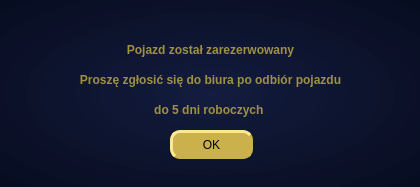
<?xml version="1.0" encoding="UTF-8"?>
<ui version="4.0">
 <class>Zarezerwowany</class>
 <widget class="QDialog" name="Zarezerwowany">
  <property name="geometry">
   <rect>
    <x>0</x>
    <y>0</y>
    <width>420</width>
    <height>187</height>
   </rect>
  </property>
  <property name="windowTitle">
   <string>Dialog</string>
  </property>
  <property name="styleSheet">
   <string notr="true">QDialog {
	background-color: qradialgradient(spread:reflect, cx:0.5, cy:0.5, radius:1.749, fx:0.5, fy:0.5, stop:0 rgba(5, 15, 52, 194), stop:0.98 rgba(0, 0, 0, 255), stop:1 rgba(0, 0, 0, 0));
}

QLabel {
	background-color: none;
	font: 700 9pt;
	color: rgb(159, 144, 69);
}
QPushButton {
	background-color: rgb(203, 177, 75);
	border: 3px outset rgb(203, 177, 75);
	border-radius: 10px;
	font: 700 8.5pt;
}
QPushButton:hover {
	background-color: rgb(137, 163, 89);
	border-color: rgb(137, 163, 89);
}
QPushButton:pressed {
	border: 3px inset rgb(137, 163, 89);
}</string>
  </property>
  <widget class="QLabel" name="label_2">
   <property name="geometry">
    <rect>
     <x>40</x>
     <y>70</y>
     <width>341</width>
     <height>20</height>
    </rect>
   </property>
   <property name="font">
    <font>
     <pointsize>9</pointsize>
     <weight>87</weight>
     <italic>false</italic>
     <bold>true</bold>
    </font>
   </property>
   <property name="text">
    <string>Proszę zgłosić się do biura po odbiór pojazdu</string>
   </property>
   <property name="alignment">
    <set>Qt::AlignCenter</set>
   </property>
  </widget>
  <widget class="QLabel" name="label_3">
   <property name="geometry">
    <rect>
     <x>130</x>
     <y>100</y>
     <width>161</width>
     <height>20</height>
    </rect>
   </property>
   <property name="font">
    <font>
     <pointsize>9</pointsize>
     <weight>87</weight>
     <italic>false</italic>
     <bold>true</bold>
    </font>
   </property>
   <property name="text">
    <string>do 5 dni roboczych </string>
   </property>
   <property name="alignment">
    <set>Qt::AlignCenter</set>
   </property>
  </widget>
  <widget class="QLabel" name="label">
   <property name="geometry">
    <rect>
     <x>100</x>
     <y>40</y>
     <width>221</width>
     <height>20</height>
    </rect>
   </property>
   <property name="font">
    <font>
     <pointsize>9</pointsize>
     <weight>87</weight>
     <italic>false</italic>
     <bold>true</bold>
    </font>
   </property>
   <property name="text">
    <string>Pojazd został zarezerwowany</string>
   </property>
   <property name="alignment">
    <set>Qt::AlignCenter</set>
   </property>
  </widget>
  <widget class="QPushButton" name="pushButton">
   <property name="geometry">
    <rect>
     <x>170</x>
     <y>130</y>
     <width>83</width>
     <height>29</height>
    </rect>
   </property>
   <property name="text">
    <string>OK</string>
   </property>
  </widget>
 </widget>
 <resources/>
 <connections/>
</ui>
